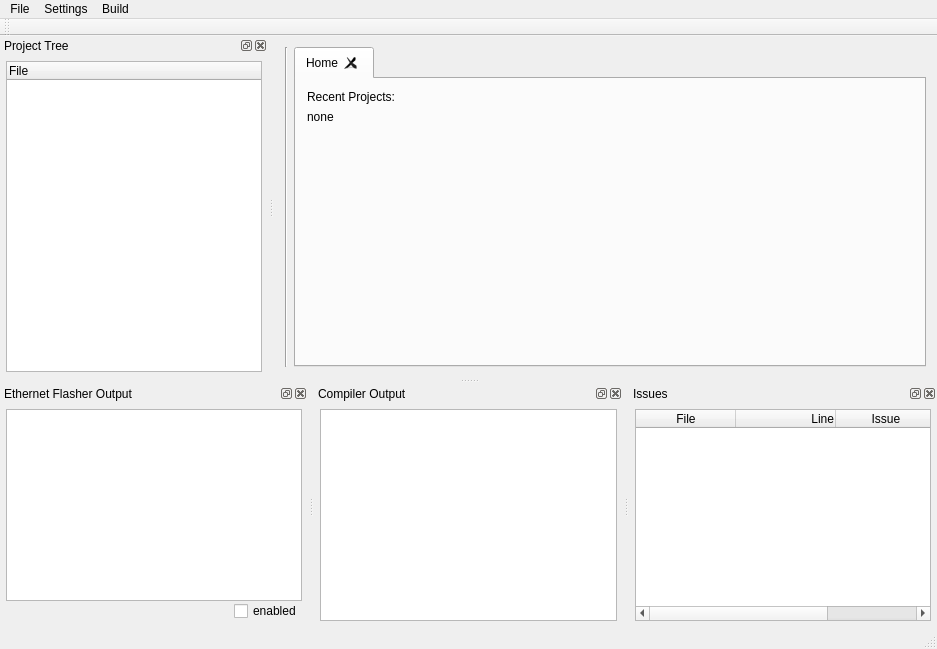
<?xml version="1.0" encoding="UTF-8"?>
<ui version="4.0">
 <class>MW</class>
 <widget class="QMainWindow" name="MW">
  <property name="geometry">
   <rect>
    <x>0</x>
    <y>0</y>
    <width>937</width>
    <height>649</height>
   </rect>
  </property>
  <property name="windowTitle">
   <string>Ethernet Flasher IDE</string>
  </property>
  <widget class="QWidget" name="centralWidget">
   <layout class="QGridLayout" name="gridLayout">
    <item row="0" column="0" rowspan="3">
     <widget class="Line" name="line">
      <property name="orientation">
       <enum>Qt::Vertical</enum>
      </property>
     </widget>
    </item>
    <item row="0" column="1" rowspan="3">
     <widget class="QTabWidget" name="files">
      <property name="currentIndex">
       <number>0</number>
      </property>
      <property name="tabsClosable">
       <bool>true</bool>
      </property>
      <widget class="QWidget" name="tab">
       <attribute name="title">
        <string>Home</string>
       </attribute>
       <layout class="QGridLayout" name="gridLayout_6">
        <item row="0" column="0">
         <widget class="QLabel" name="label">
          <property name="text">
           <string>Recent Projects:</string>
          </property>
         </widget>
        </item>
        <item row="1" column="0">
         <widget class="QLabel" name="rprojs">
          <property name="text">
           <string>none</string>
          </property>
         </widget>
        </item>
        <item row="2" column="0">
         <spacer name="verticalSpacer">
          <property name="orientation">
           <enum>Qt::Vertical</enum>
          </property>
          <property name="sizeHint" stdset="0">
           <size>
            <width>20</width>
            <height>40</height>
           </size>
          </property>
         </spacer>
        </item>
       </layout>
      </widget>
     </widget>
    </item>
   </layout>
  </widget>
  <widget class="QMenuBar" name="menuBar">
   <property name="geometry">
    <rect>
     <x>0</x>
     <y>0</y>
     <width>937</width>
     <height>25</height>
    </rect>
   </property>
   <widget class="QMenu" name="menuFile">
    <property name="title">
     <string>File</string>
    </property>
    <addaction name="actionNew_Project"/>
    <addaction name="actionOpen_Project"/>
    <addaction name="actionSave_Project"/>
    <addaction name="actionClose_Project"/>
    <addaction name="separator"/>
    <addaction name="actionSave_File"/>
    <addaction name="actionClose_File"/>
    <addaction name="separator"/>
    <addaction name="actionSaveEverything"/>
    <addaction name="separator"/>
    <addaction name="actionQuit"/>
   </widget>
   <widget class="QMenu" name="menuSettings">
    <property name="title">
     <string>Settings</string>
    </property>
    <widget class="QMenu" name="menuBoard">
     <property name="title">
      <string>Board</string>
     </property>
     <addaction name="actionAtmega_328p_Uno"/>
     <addaction name="actionAtmega_168p_Mini"/>
    </widget>
    <widget class="QMenu" name="menuSerial_Port">
     <property name="title">
      <string>Serial Port</string>
     </property>
     <addaction name="actionAuto"/>
     <addaction name="separator"/>
    </widget>
    <widget class="QMenu" name="menuClock">
     <property name="title">
      <string>Clock</string>
     </property>
     <addaction name="action8_MHz"/>
     <addaction name="action16_MHz"/>
    </widget>
    <addaction name="actionBuild_Settings"/>
    <addaction name="menuBoard"/>
    <addaction name="menuClock"/>
    <addaction name="menuSerial_Port"/>
   </widget>
   <widget class="QMenu" name="menuBuild">
    <property name="title">
     <string>Build</string>
    </property>
    <widget class="QMenu" name="menuUpload">
     <property name="title">
      <string>Uploader</string>
     </property>
     <addaction name="actionVia_avrdude_USB"/>
     <addaction name="actionVia_EthernetFlasher"/>
    </widget>
    <addaction name="actionClean"/>
    <addaction name="actionBuild"/>
    <addaction name="actionRe_Build"/>
    <addaction name="actionUpload_2"/>
    <addaction name="menuUpload"/>
   </widget>
   <addaction name="menuFile"/>
   <addaction name="menuSettings"/>
   <addaction name="menuBuild"/>
  </widget>
  <widget class="QToolBar" name="mainToolBar">
   <attribute name="toolBarArea">
    <enum>TopToolBarArea</enum>
   </attribute>
   <attribute name="toolBarBreak">
    <bool>false</bool>
   </attribute>
  </widget>
  <widget class="QStatusBar" name="statusBar"/>
  <widget class="QDockWidget" name="dockWidget">
   <property name="windowTitle">
    <string>Project Tree</string>
   </property>
   <attribute name="dockWidgetArea">
    <number>1</number>
   </attribute>
   <widget class="QWidget" name="dockWidgetContents_2">
    <layout class="QGridLayout" name="gridLayout_3">
     <property name="margin">
      <number>6</number>
     </property>
     <property name="spacing">
      <number>0</number>
     </property>
     <item row="0" column="0">
      <widget class="QTreeWidget" name="filetree">
       <property name="contextMenuPolicy">
        <enum>Qt::CustomContextMenu</enum>
       </property>
       <column>
        <property name="text">
         <string>File</string>
        </property>
       </column>
      </widget>
     </item>
    </layout>
   </widget>
  </widget>
  <widget class="QDockWidget" name="dockWidget_3">
   <property name="windowTitle">
    <string>Ethernet Flasher Output</string>
   </property>
   <attribute name="dockWidgetArea">
    <number>8</number>
   </attribute>
   <widget class="QWidget" name="dockWidgetContents_5">
    <layout class="QGridLayout" name="gridLayout_2">
     <property name="margin">
      <number>6</number>
     </property>
     <property name="spacing">
      <number>0</number>
     </property>
     <item row="1" column="0">
      <spacer name="horizontalSpacer">
       <property name="orientation">
        <enum>Qt::Horizontal</enum>
       </property>
       <property name="sizeHint" stdset="0">
        <size>
         <width>40</width>
         <height>20</height>
        </size>
       </property>
      </spacer>
     </item>
     <item row="0" column="0" colspan="2">
      <widget class="QTextEdit" name="out"/>
     </item>
     <item row="1" column="1">
      <widget class="QCheckBox" name="en">
       <property name="toolTip">
        <string>Tick this checkbox to enable firmware upgrades.</string>
       </property>
       <property name="text">
        <string>enabled</string>
       </property>
      </widget>
     </item>
    </layout>
   </widget>
  </widget>
  <widget class="QDockWidget" name="dockWidget_4">
   <property name="floating">
    <bool>false</bool>
   </property>
   <property name="windowTitle">
    <string>Compiler Output</string>
   </property>
   <attribute name="dockWidgetArea">
    <number>8</number>
   </attribute>
   <widget class="QWidget" name="dockWidgetContents_6">
    <layout class="QGridLayout" name="gridLayout_5">
     <property name="margin">
      <number>6</number>
     </property>
     <property name="spacing">
      <number>0</number>
     </property>
     <item row="0" column="0">
      <widget class="QTextBrowser" name="cout"/>
     </item>
    </layout>
   </widget>
  </widget>
  <widget class="QDockWidget" name="issuesdock">
   <property name="windowTitle">
    <string>Issues</string>
   </property>
   <attribute name="dockWidgetArea">
    <number>8</number>
   </attribute>
   <widget class="QWidget" name="dockWidgetContents">
    <layout class="QGridLayout" name="gridLayout_4">
     <property name="margin">
      <number>6</number>
     </property>
     <item row="0" column="0">
      <widget class="QTableWidget" name="issues">
       <property name="editTriggers">
        <set>QAbstractItemView::NoEditTriggers</set>
       </property>
       <property name="selectionMode">
        <enum>QAbstractItemView::SingleSelection</enum>
       </property>
       <property name="selectionBehavior">
        <enum>QAbstractItemView::SelectRows</enum>
       </property>
       <column>
        <property name="text">
         <string>File</string>
        </property>
       </column>
       <column>
        <property name="text">
         <string>Line</string>
        </property>
        <property name="textAlignment">
         <set>AlignRight|AlignVCenter</set>
        </property>
       </column>
       <column>
        <property name="text">
         <string>Issue</string>
        </property>
       </column>
      </widget>
     </item>
    </layout>
   </widget>
  </widget>
  <action name="actionOpen_Project">
   <property name="text">
    <string>Open Project</string>
   </property>
  </action>
  <action name="actionQuit">
   <property name="text">
    <string>Quit</string>
   </property>
  </action>
  <action name="actionNew_Project">
   <property name="text">
    <string>New Project</string>
   </property>
  </action>
  <action name="actionSave_Project">
   <property name="text">
    <string>Save Project</string>
   </property>
  </action>
  <action name="actionSave_File">
   <property name="text">
    <string>Save File</string>
   </property>
   <property name="shortcut">
    <string>Ctrl+S</string>
   </property>
  </action>
  <action name="actionClose_File">
   <property name="text">
    <string>Close File</string>
   </property>
   <property name="shortcut">
    <string>Ctrl+W</string>
   </property>
  </action>
  <action name="actionBuild_Settings">
   <property name="text">
    <string>Build Settings</string>
   </property>
  </action>
  <action name="actionAtmega_328p_Uno">
   <property name="checkable">
    <bool>true</bool>
   </property>
   <property name="checked">
    <bool>true</bool>
   </property>
   <property name="text">
    <string>Atmega 328p (Uno)</string>
   </property>
  </action>
  <action name="actionAtmega_168p_Mini">
   <property name="checkable">
    <bool>true</bool>
   </property>
   <property name="text">
    <string>Atmega 168p (Mini)</string>
   </property>
  </action>
  <action name="actionClean">
   <property name="text">
    <string>Clean</string>
   </property>
  </action>
  <action name="actionBuild">
   <property name="text">
    <string>Build</string>
   </property>
   <property name="shortcut">
    <string>Ctrl+B</string>
   </property>
  </action>
  <action name="actionRe_Build">
   <property name="text">
    <string>Re-Build</string>
   </property>
   <property name="shortcut">
    <string>Ctrl+Shift+B</string>
   </property>
  </action>
  <action name="actionVia_avrdude_USB">
   <property name="checkable">
    <bool>true</bool>
   </property>
   <property name="checked">
    <bool>true</bool>
   </property>
   <property name="text">
    <string>via avrdude (USB)</string>
   </property>
  </action>
  <action name="actionVia_EthernetFlasher">
   <property name="checkable">
    <bool>true</bool>
   </property>
   <property name="text">
    <string>via EthernetFlasher</string>
   </property>
  </action>
  <action name="actionUpload_2">
   <property name="text">
    <string>Upload</string>
   </property>
   <property name="shortcut">
    <string>Ctrl+U</string>
   </property>
  </action>
  <action name="actionClose_Project">
   <property name="text">
    <string>Close Project</string>
   </property>
  </action>
  <action name="action8_MHz">
   <property name="checkable">
    <bool>true</bool>
   </property>
   <property name="checked">
    <bool>false</bool>
   </property>
   <property name="text">
    <string>8 MHz</string>
   </property>
  </action>
  <action name="action16_MHz">
   <property name="checkable">
    <bool>true</bool>
   </property>
   <property name="checked">
    <bool>true</bool>
   </property>
   <property name="text">
    <string>16 MHz</string>
   </property>
  </action>
  <action name="actionAuto">
   <property name="checkable">
    <bool>true</bool>
   </property>
   <property name="checked">
    <bool>true</bool>
   </property>
   <property name="text">
    <string>Auto</string>
   </property>
  </action>
  <action name="actionSaveEverything">
   <property name="text">
    <string>Save Everything</string>
   </property>
   <property name="shortcut">
    <string>Ctrl+Shift+S</string>
   </property>
  </action>
 </widget>
 <layoutdefault spacing="6" margin="11"/>
 <resources/>
 <connections>
  <connection>
   <sender>filetree</sender>
   <signal>itemActivated(QTreeWidgetItem*,int)</signal>
   <receiver>MW</receiver>
   <slot>openFile(QTreeWidgetItem*,int)</slot>
   <hints>
    <hint type="sourcelabel">
     <x>219</x>
     <y>364</y>
    </hint>
    <hint type="destinationlabel">
     <x>271</x>
     <y>373</y>
    </hint>
   </hints>
  </connection>
  <connection>
   <sender>menuBar</sender>
   <signal>triggered(QAction*)</signal>
   <receiver>MW</receiver>
   <slot>menuTrigger(QAction*)</slot>
   <hints>
    <hint type="sourcelabel">
     <x>18</x>
     <y>13</y>
    </hint>
    <hint type="destinationlabel">
     <x>281</x>
     <y>45</y>
    </hint>
   </hints>
  </connection>
 </connections>
 <slots>
  <slot>openFile(QTreeWidgetItem*,int)</slot>
  <slot>menuTrigger(QAction*)</slot>
 </slots>
</ui>
